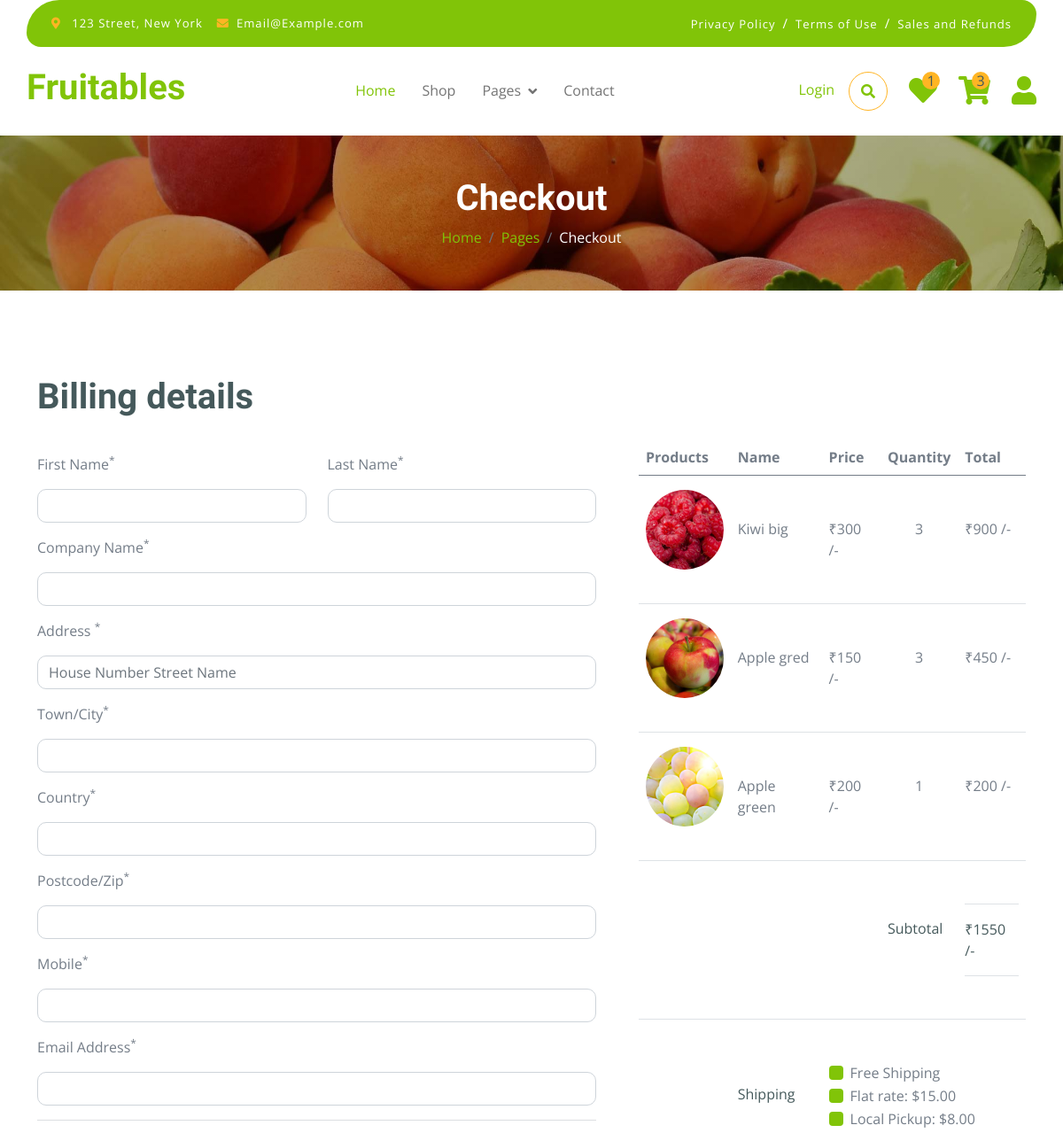
The app's page /checkout (upper part), older data.
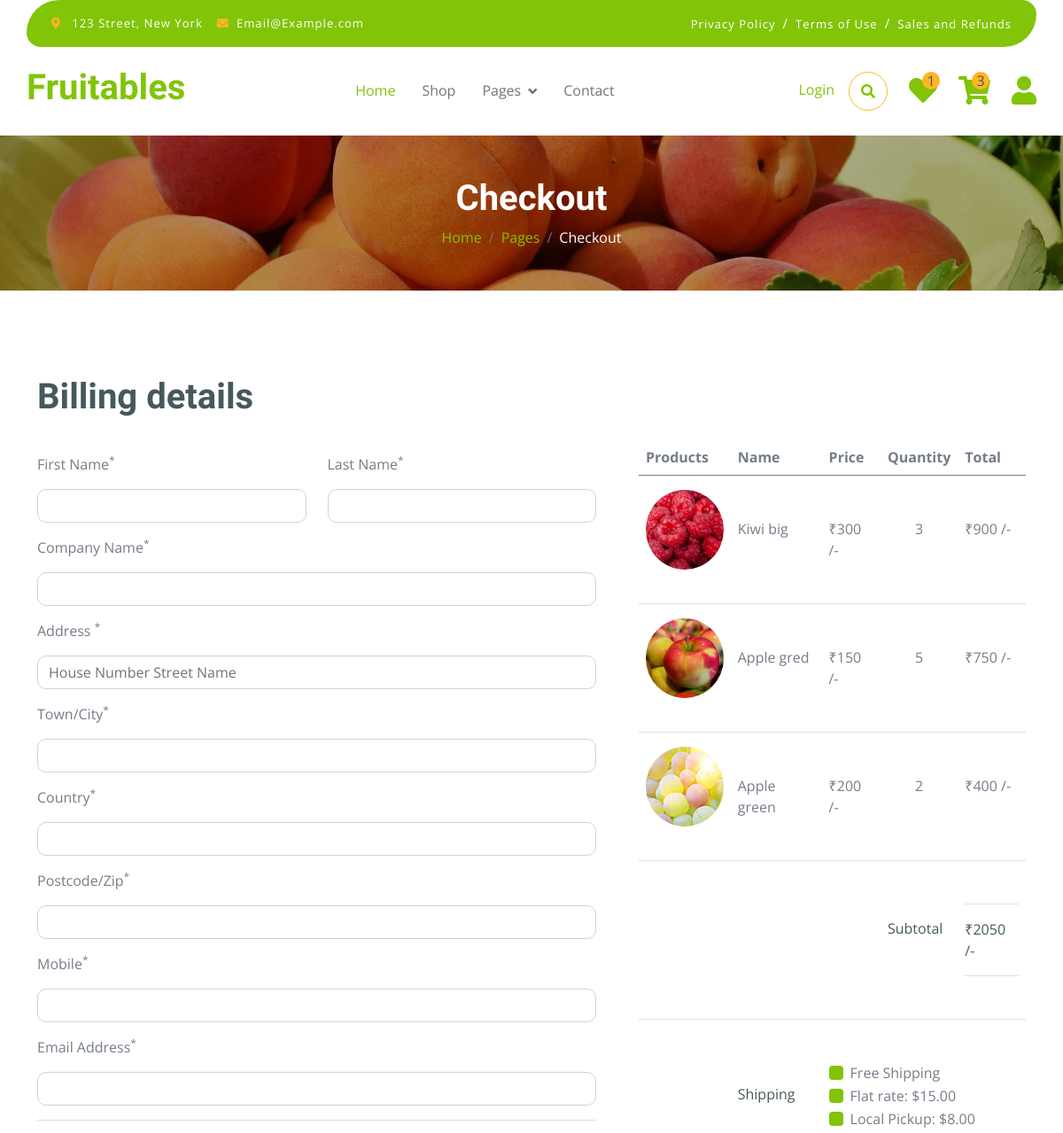
The same page, newer data.
### myapp/models.py (models this page shows, shortened)
class Add_to_cart(models.Model):
    user_id=models.ForeignKey(User,on_delete=models.CASCADE,blank=True,null=True)
    product_id=models.ForeignKey(Product,on_delete=models.CASCADE,blank=True,null=True)
    image=models.ImageField(upload_to="madia",blank=True,null=True)
    name=models.CharField(max_length=50,blank=True,null=True)
    price=models.IntegerField()
    quantity=models.IntegerField(blank=True,null=True)
    total_price=models.IntegerField(blank=True,null=True)

### myapp/views.py (the view)
# urls.py: path('checkout', views.checkout, name='checkout'),
def checkout(request):
    wish_count=Add_to_wishlist.objects.all().count()
    cart_count=Add_to_cart.objects.all().count()
    check_id=Add_to_cart.objects.all()
    total_price=0
    for i in check_id:
        total_price += i.product_id.price * i.quantity
    con={"wish_count":wish_count,"cart_count":cart_count,"check_id":check_id,"total_price":total_price,"billing_add":billing_add}
    return render(request,"checkout.html",con)

### myapp/templates/checkout.html (shortened to what the changed rows need)
{% extends "index.html" %}
{% load static %}
{% block content %}
        <div class="container-fluid page-header py-5">
            <h1 class="text-center text-white display-6">Checkout</h1>
        </div>
        <div class="container-fluid py-5">
            <div class="container py-5">
                <h1 class="mb-4">Billing details</h1>
                <form action="{% url 'billing_add' %}" method="POST">
                    <div class="row g-5">
                        <div class="col-md-12 col-lg-6 col-xl-5">
                            <div class="table-responsive">
                                <table class="table">
                                    <thead>
                                        <tr>
                                            <th scope="col">Products</th>
                                            <th scope="col">Name</th>
                                            <th scope="col">Price</th>
                                            <th scope="col">Quantity</th>
                                            <th scope="col">Total</th>
                                        </tr>
                                    </thead>
                                    <tbody>
                                        {% for i in check_id %}
                                        <tr>
                                            <th scope="row">
                                                <div class="d-flex align-items-center mt-2">
                                                    <img src="{{i.image.url}}" class="img-fluid rounded-circle" style="width: 90px; height: 90px;" alt="">
                                                </div>
                                            </th>
                                            <td class="py-5">{{i.name}}</td>
                                            <td class="py-5">₹{{i.price}} /-</td>
                                            <td class="py-5"><center>{{i.quantity}}</center></td>
                                            <td class="py-5">₹{{i.total_price}} /-</td>
                                        </tr>
                                        {% endfor %}
                                        <tr>
                                            <th scope="row">
                                            </th>
                                            <td class="py-5">
                                                <div class="py-3 border-bottom border-top">
                                                    <p class="mb-0 text-dark">₹{{total_price}} /-</p>
                                                </div>
                                            </td>
                                        </tr>
                                        <tr>
                                            <th scope="row">
                                            </th>
                                        </tr>
                                    </tbody>
                                </table>
                            </div>
                        </div>
                    </div>
                </form>
            </div>
        </div>
        {% endblock %}

Row changes from the older to the newer data that the page shows:
changed Add_to_cart "Apple gred": quantity "3" → "5"; total_price "450" → "750"
changed Add_to_cart "Apple green": quantity "1" → "2"; total_price "200" → "400"
Text that changed along with them:
{{ total_price }}: "1550" → "2050"
